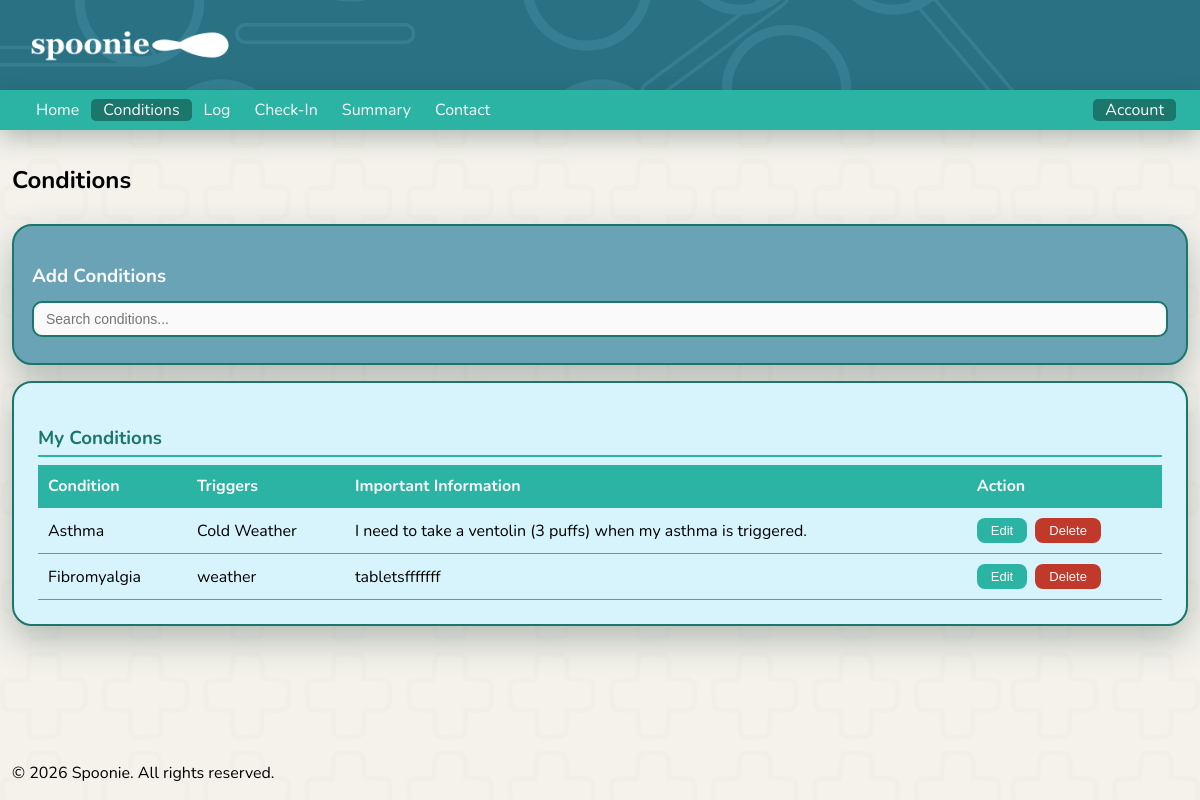
The app's page /conditions (signed in), older data.
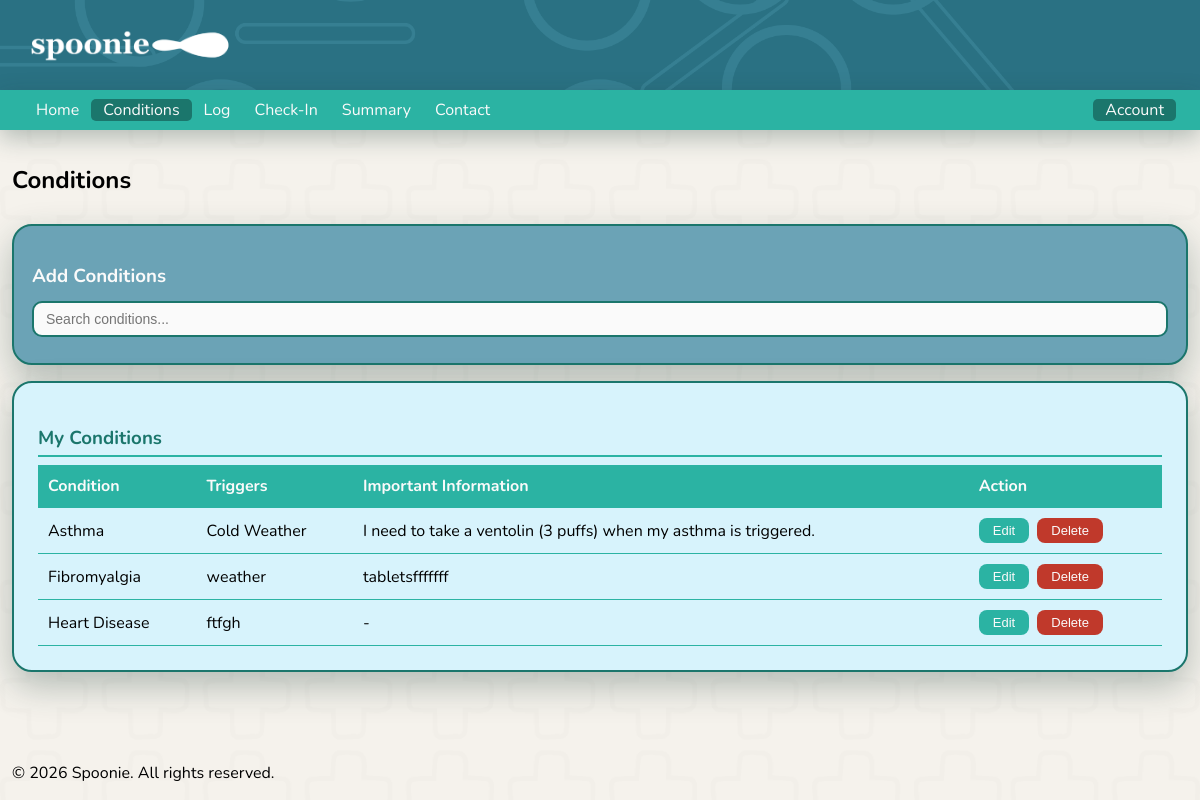
The same page, newer data.
### tables this page shows
CREATE TABLE conditions (
        id INTEGER PRIMARY KEY AUTOINCREMENT,
        user_id INTEGER NOT NULL,
        condition_name TEXT NOT NULL,
        triggers TEXT NULL,
        created_at TIMESTAMP DEFAULT CURRENT_TIMESTAMP, important_information TEXT NULL,
        FOREIGN KEY (user_id) REFERENCES users(id)
    );

### app.py (the view, shortened to what this page needs)
@app.route('/conditions', methods=['GET', 'POST'])
def conditions():
    user_conditions = []
    user_condition_names = []
    if session.get('user_id'):
        conn = get_user_conn()
        cursor = conn.cursor()
        cursor.execute(
            'SELECT id, condition_name, triggers, important_information FROM conditions WHERE user_id = ?',
            (session['user_id'],)
        )
        rows = cursor.fetchall()
        user_conditions = [(row[0], row[1], row[2] or '', row[3] or '') for row in rows]  # (id, name, triggers, important_info)
        user_condition_names = [row[1] for row in rows]
        conn.close()
    return render_template(
        'conditions.html',
        all_conditions=CHRONIC_CONDITIONS,
        user_conditions=user_conditions,
        user_condition_names=user_condition_names
    )

### app.py (called while the page is built)
@app.after_request
def set_security_headers(response):
    response.headers['X-Frame-Options'] = 'DENY'
    response.headers['X-Content-Type-Options'] = 'nosniff'
    response.headers['X-XSS-Protection'] = '1; mode=block'
    response.headers['Referrer-Policy'] = 'strict-origin-when-cross-origin'
    response.headers['Strict-Transport-Security'] = 'max-age=31536000; includeSubDomains'
    return response

def get_user_conn():
    return sqlite3.connect(USER_DB)

### templates/conditions.html (shortened to what this page needs)
<!DOCTYPE html>
<html lang="en">
<head>
    <link rel="stylesheet" href="/static/style.css">
</head>
<body class="index_page">
    <header>
        <nav>
            <a href="/"><img src="/static/images/spoonielogo.png" alt="Spoonie" class="websitelogo" height="80"></a>
        </nav>
        <div class="topnav">
            <div class="nav-left">
                <a class="notactive_page" href="/">Home</a>
                {% if session.get('user_id') %}
                <a class="active_page" href="conditions">Conditions</a>
                <a class="notactive_page" href="log">Log</a>
                <a class="notactive_page" href="checkin">Check-In</a>
                <a class="notactive_page" href="summary">Summary</a>
                <a class="notactive_page" href="contact">Contact</a>
                {% endif %}
            </div>
            <div class="nav-right">
                {% if session.get('user_id') %}
                <div class="dropdown">
                    <span class="dropdown-toggle">Account</span>
                </div>
                {% else %}
                <a class="notactive_page" href="signup">SignUp</a>
                <a class="notactive_page" href="signin">SignIn</a>
                {% endif %}
            </div>
        </div>
    </header>
    <main>
        <section>
            <h2 class="topPageHeadings">Conditions</h2>
            <div class="add_condition">
                <h3>Add Conditions</h3>
                <input type="text" id="condition-search" placeholder="Search conditions..." onkeyup="filterConditions()">
            </div>
            <div class="summary-section">
                <h3>My Conditions</h3>
                {% if user_conditions %}
                <table class="summary-table">
                    <thead>
                        <tr>
                            <th>Condition</th>
                            <th>Triggers</th>
                            <th>Important Information</th>
                            <th>Action</th>
                        </tr>
                    </thead>
                    <tbody>
                        {% for id, condition, triggers, important_info in user_conditions %}
                        <tr>
                            <td>{{ condition }}</td>
                            <td>{{ triggers if triggers else '-' }}</td>
                            <td>{{ important_info if important_info else '-' }}</td>
                            <td class="action-cell">
                                <button type="button" class="edit-btn" onclick="toggleEditCondition({{ id }})">Edit</button>
                                <form action="/delete/{{ id }}" method="POST" style="display:inline">
                                    <button type="submit" class="delete-btn">Delete</button>
                                </form>
                            </td>
                        </tr>
                        {% endfor %}
                    </tbody>
                </table>
                {% else %}
                <p class="no-data">No conditions recorded yet.</p>
                {% endif %}
            </div>
        </section>
    </main>
    <footer>
        <p>&copy; 2026 Spoonie. All rights reserved.</p>
    </footer>
</body>
</html>

Row changes from the older to the newer data that the page shows:
added conditions: condition_name "Heart Disease", triggers "ftfgh", important_information "-"
